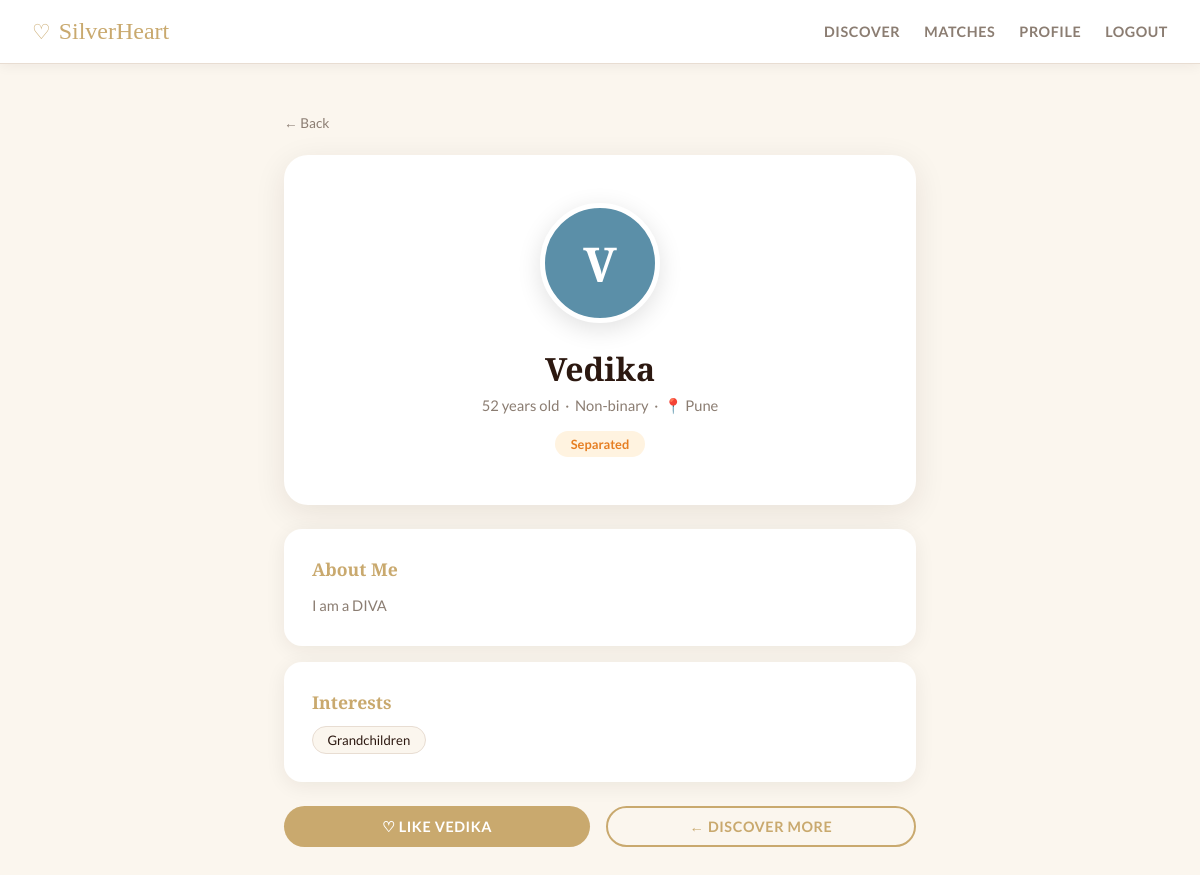
The page /profile/9 (signed in) on the database its author committed.
### tables this page shows
CREATE TABLE users (
            id INTEGER PRIMARY KEY AUTOINCREMENT,
            name TEXT NOT NULL,
            email TEXT UNIQUE NOT NULL,
            password TEXT NOT NULL,
            age INTEGER,
            gender TEXT,
            status TEXT,
            location TEXT,
            bio TEXT,
            interests TEXT,
            looking_for TEXT,
            avatar_color TEXT DEFAULT '#C8956C',
            avatar_letter TEXT DEFAULT 'S',
            joined TEXT DEFAULT CURRENT_TIMESTAMP
        );

### app.py (the view)
@app.route("/profile/<int:uid>")
def profile(uid):
    u = current_user()
    if not u:
        return redirect(url_for("login"))
    with get_db() as db:
        person = db.execute("SELECT * FROM users WHERE id=?", (uid,)).fetchone()
    unread = unread_count(u["id"])
    match_count = len(get_matches(u["id"]))
    return render_template("profile.html", user=u, person=person, unread=unread, match_count=match_count)

### app.py (called while the page is built)
def get_db():
    conn = sqlite3.connect(DB)
    conn.row_factory = sqlite3.Row
    return conn

def current_user():
    if "user_id" in session:
        with get_db() as db:
            return db.execute("SELECT * FROM users WHERE id=?", (session["user_id"],)).fetchone()
    return None

def get_matches(user_id):
    with get_db() as db:
        return db.execute("""
            SELECT u.* FROM users u
            JOIN likes l1 ON l1.liked_id = u.id AND l1.liker_id = ?
            JOIN likes l2 ON l2.liked_id = ? AND l2.liker_id = u.id
        """, (user_id, user_id)).fetchall()

def unread_count(user_id):
    with get_db() as db:
        return db.execute("SELECT COUNT(*) FROM messages WHERE receiver_id=? AND read=0", (user_id,)).fetchone()[0]

### templates/profile.html (shortened to what this page needs)
{% extends "base.html" %}
{% block content %}
<div class="profile-page">
  <a href="javascript:history.back()" class="back-link">← Back</a>
  <div class="profile-hero">
    <div class="avatar-lg" style="background:{{person.avatar_color}}">{{person.avatar_letter}}</div>
    <h1>{{person.name}}</h1>
    <div class="meta">{{person.age}} years old &nbsp;·&nbsp; {{person.gender}} &nbsp;·&nbsp; 📍 {{person.location}}</div>
    <span class="card-status status-{{person.status.lower()}}">{{person.status}}</span>
  </div>
  {% if person.bio %}
  <div class="profile-section">
    <h3>About Me</h3>
    <p>{{person.bio}}</p>
  </div>
  {% endif %}
  {% if person.interests %}
  <div class="profile-section">
    <h3>Interests</h3>
    <div class="interests-row">
      {% for chip in person.interests.split(',') %}
      <span class="chip">{{chip.strip()}}</span>
      {% endfor %}
    </div>
  </div>
  {% endif %}
  {% if person.id != user.id %}
  <div class="action-row">
    <button class="btn btn-gold" style="flex:1;" onclick="likeFromProfile({{person.id}}, '{{person.name}}')">♡ Like {{person.name.split()[0]}}</button>
    <a href="/discover" class="btn btn-outline" style="flex:1;text-align:center;">← Discover More</a>
  </div>
  {% endif %}
</div>
{% endblock %}

### rows shown on the page
users: avatar_letter "V", name "Vedika", age "52", gender "Non-binary", location "Pune", status "Separated", bio "I am a DIVA", strip "Grandchildren", name "VEDIKA"
